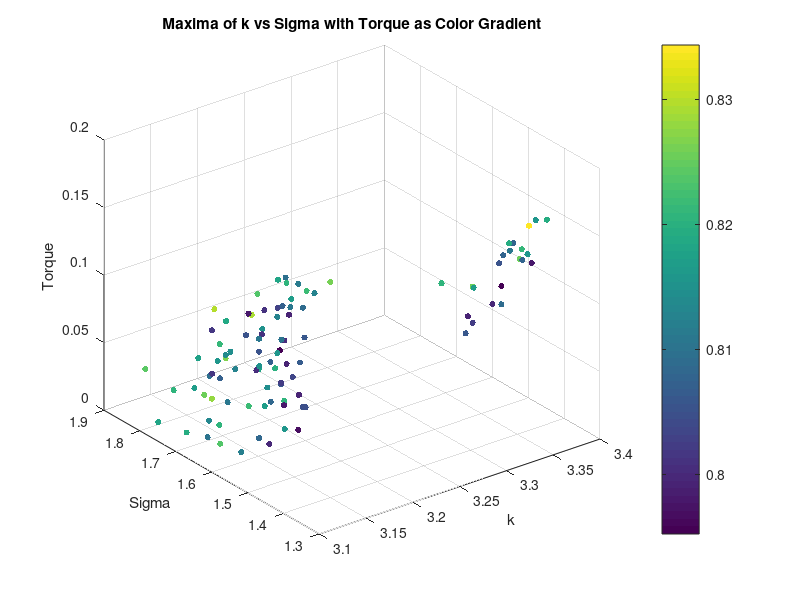
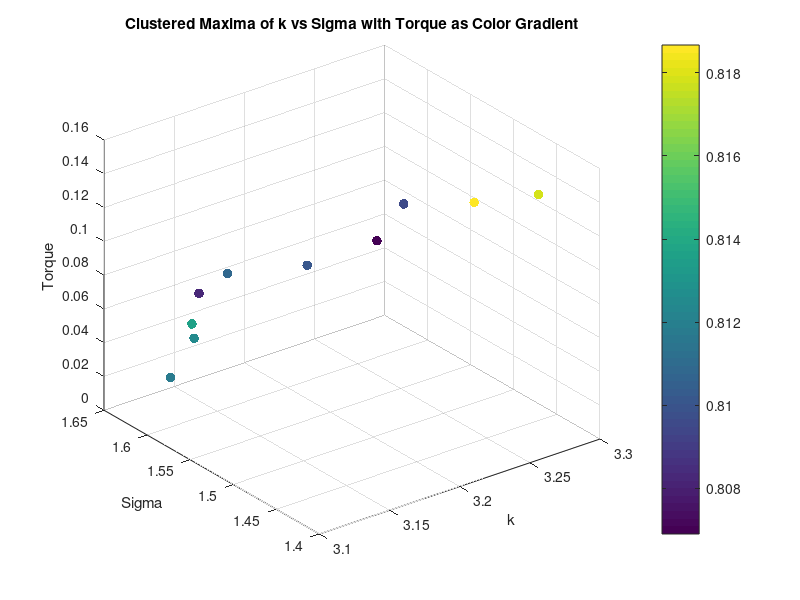
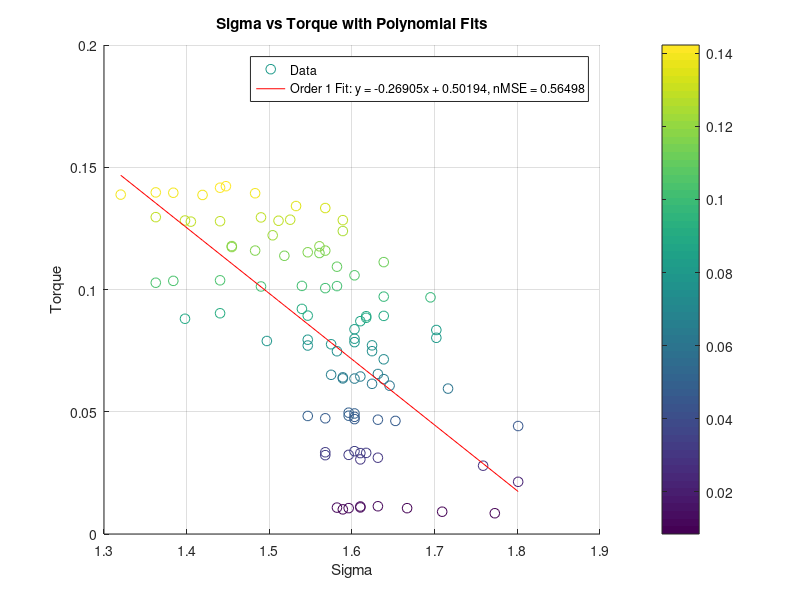

The MATLAB script that drew these images, in order:
clear all;
close all;


%% Torque Analysis
load('maxima_data.mat');
scatter3(maxima_k, maxima_sigma, torque_values, 20, maxima_corr, 'filled');
xlabel('k');
ylabel('Sigma');
zlabel('Torque');
title('Maxima of k vs Sigma with Torque as Color Gradient');
colorbar;
grid on;
% K means clustering of torque into 10 clusters, taking mean of each cluster k, sigma and corr too
[cluster_idx, cluster_centers] = kmeans(torque_values', 10);
% Take the mean of each cluster
torque_means = zeros(10, 1);
sigma_means = zeros(10, 1);
k_means = zeros(10, 1);
corr_means = zeros(10, 1);
for i = 1:10
    torque_means(i) = mean(torque_values(cluster_idx == i));
    sigma_means(i) = mean(maxima_sigma(cluster_idx == i));
    k_means(i) = mean(maxima_k(cluster_idx == i));
    corr_means(i) = mean(maxima_corr(cluster_idx == i));
end
% Plot the clusters
figure;
scatter3(k_means, sigma_means, torque_means, 50, corr_means, 'filled');
xlabel('k');
ylabel('Sigma');
zlabel('Torque');
title('Clustered Maxima of k vs Sigma with Torque as Color Gradient');
colorbar;
grid on;
% Ensure data is sorted for polyfit
[sigma_sorted, sort_idx] = sort(maxima_sigma);
torque_sorted = torque_values(sort_idx);
% Display correlation between torque and sigma
disp('Correlation between Torque and Sigma:');
disp(corr(torque_sorted', sigma_sorted'));
% Display correlation between torque and sigma^2
disp('Correlation between Torque and Sigma^2:');
disp(corr(torque_sorted', sigma_sorted'.^2));
% Polyfit for sigma vs torque (order 1 and 2)
p1_sigma = polyfit(sigma_sorted, torque_sorted, 1);
% Calculate fitted values and normalized MSE for sigma vs torque
fitted_torque_p1_sigma = polyval(p1_sigma, sigma_sorted);
mse_p1_sigma = mean((torque_sorted - fitted_torque_p1_sigma).^2);
nmse_p1_sigma = mse_p1_sigma / var(torque_sorted);
% Display results for sigma vs torque
disp('Sigma vs Torque:');
disp(['Order 1 nMSE: ', num2str(nmse_p1_sigma)]);
%display correlation between torque and sigma
% Plot for sigma vs torque with polynomial fits (first instance)
figure;
scatter(sigma_sorted, torque_sorted, 50, torque_sorted,'DisplayName', 'Data');
% Create a custom colormap based on jet, excluding yellow/light orange
cmap = jet(256); % Get the jet colormap with 256 colors
cmap = cmap([1:140,180:256], :); % Keep only the first 200 colors, removing the yellow/light orange range
colormap(viridis); % Apply the custom colormap
colorbar; % Add a colorbar to indicate the mapping of color to torque_sorted values
hold on;
plot(sigma_sorted, fitted_torque_p1_sigma, '-r', 'DisplayName', ...
    ['Order 1 Fit: y = ', num2str(p1_sigma(1)), 'x + ', num2str(p1_sigma(2)), ...
    ', nMSE = ', num2str(nmse_p1_sigma)]);
xlabel('Sigma');
ylabel('Torque');
title('Sigma vs Torque with Polynomial Fits');
legend('show');
grid on;
% % Ensure data is sorted for polyfit
% [sigma_sorted, sort_idx] = sort(sigma_means);
% torque_sorted = torque_means(sort_idx);
% %Display correlation between torque and sigma
% disp('Correlation between Torque and Sigma:');
% disp(corr(torque_sorted, sigma_sorted));
% %Display correlation between torque and sigma^2
% disp('Correlation between Torque and Sigma^2:');
% disp(corr(torque_sorted, sigma_sorted.^2));
% % Polyfit for sigma vs torque (order 1 and 2)
% p1_sigma = polyfit(sigma_sorted, torque_sorted, 1);
% p2_sigma = polyfit(sigma_sorted, torque_sorted, 2);
% % Calculate zitted values and normalized MSE for sigma vs torque
% fitted_torque_p1_sigma = polyval(p1_sigma, sigma_sorted);
% fitted_torque_p2_sigma = polyval(p2_sigma, sigma_sorted);
% mse_p1_sigma = mean((torque_sorted - fitted_torque_p1_sigma).^2);
% mse_p2_sigma = mean((torque_sorted - fitted_torque_p2_sigma).^2);
% nmse_p1_sigma = mse_p1_sigma / var(torque_sorted);
% nmse_p2_sigma = mse_p2_sigma / var(torque_sorted);
% % Display results for sigma vs torque
% disp('Sigma vs Torque:');
% disp(['Order 1 nMSE: ', num2str(nmse_p1_sigma)]);
% disp(['Order 2 nMSE: ', num2str(nmse_p2_sigma)]);
% % Plot for sigma vs torque with polynomial fits (second instance)
% figure;
% scatter(sigma_sorted, torque_sorted, 50, torque_sorted, 'filled', 'DisplayName', 'Data');
% colormap(jet); % High contrast colormap suitable for white background
% colorbar; % Add a colorbar to indicate the mapping of color to torque_sorted values
% hold on;
% plot(sigma_sorted, fitted_torque_p1_sigma, '-r', 'DisplayName', ...
%     ['Order 1 Fit: y = ', num2str(p1_sigma(1)), 'x + ', num2str(p1_sigma(2)), ...
%     ', nMSE = ', num2str(nmse_p1_sigma)]);
% plot(sigma_sorted, fitted_torque_p2_sigma, '--g', 'DisplayName', ...
%     ['Order 2 Fit: y = ', num2str(p2_sigma(1)), 'x^2 + ', num2str(p2_sigma(2)), ...
%     'x + ', num2str(p2_sigma(3)), ', nMSE = ', num2str(nmse_p2_sigma)]);
% xlabel('Sigma');
% ylabel('Torque');
% title('Sigma vs Torque with Polynomial Fits');
% legend('show');
% grid on;

% %% Diameter Analysis
% % Saved as diameter_value, k_values(max_k_idx), sigma_values(max_sigma_idx), max_val
% load('maxima_data_Diam.mat');

% figure;
% scatter3(maxima_matrix(:, 2), maxima_matrix(:, 3), maxima_matrix(:, 1), 50, maxima_matrix(:, 1), 'filled'); 
% xlabel('k');
% ylabel('Sigma');
% zlabel('Diameter');
% title('Maxima of k vs Sigma with Diameter as Color Gradient');
% colorbar;
% grid on;

% % K vs d
% % Ensure data is sorted for polyfit
% [k_sorted, sort_idx] = sort(maxima_matrix(:, 2));
% d_sorted = maxima_matrix(sort_idx, 1);
% % Display correlation between d and k
% disp('Correlation between Diameter and k:');
% disp(corr(d_sorted, k_sorted));

% %plot for k vs diam with polynomial fits
% figure;
% scatter(k_sorted, d_sorted, 50, d_sorted, 'filled', 'DisplayName', 'Data');
% colormap(jet); % High contrast colormap suitable for white background
% colorbar; % Add a colorbar to indicate the mapping of color to d_sorted values

% hold on;
% p1_k = polyfit(k_sorted, d_sorted, 1);
% fitted_d_p1_k = polyval(p1_k, k_sorted);
% mse_p1_k = mean((d_sorted - fitted_d_p1_k).^2);
% nmse_p1_k = mse_p1_k / var(d_sorted);
% disp('Diameter vs k:');
% disp(['Order 1 nMSE: ', num2str(nmse_p1_k)]);
% plot(k_sorted, fitted_d_p1_k, '-r', 'DisplayName', ...
%     ['Order 1 Fit: y = ', num2str(p1_k(1)), 'x + ', num2str(p1_k(2)), ...
%     ', nMSE = ', num2str(nmse_p1_k)]);
% xlabel('k');
% ylabel('Diameter');
% title('k vs Diameter with Polynomial Fits');
% legend('show');
